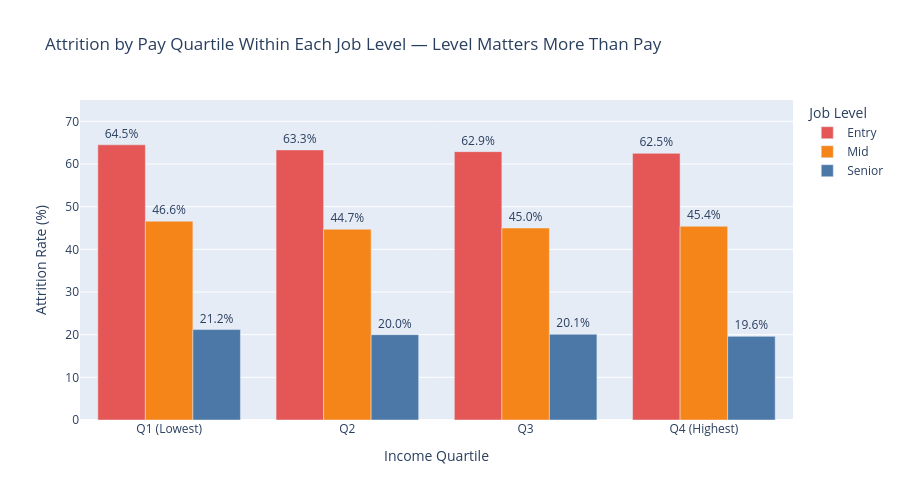

Notebook code for this chart:
### Markdown cell above
Question 4

### Code cell
results = []
for level in ["Entry", "Mid", "Senior"]:
    sub = df[df["job_level"] == level].copy()
    sub["income_quartile"] = pd.qcut(sub["monthly_income"], 4, labels=["Q1 (Lowest)", "Q2", "Q3", "Q4 (Highest)"])
    grp = sub.groupby("income_quartile")["attrition"].mean() * 100
    for q, rate in grp.items():
        results.append({"Job Level": level, "Income Quartile": q, "Attrition Rate (%)": round(rate, 1)})

pay_df = pd.DataFrame(results)

fig = px.bar(
    pay_df,
    x="Income Quartile",
    y="Attrition Rate (%)",
    color="Job Level",
    barmode="group",
    text="Attrition Rate (%)",
    title="Attrition by Pay Quartile Within Each Job Level — Level Matters More Than Pay",
    color_discrete_map={"Entry": "#E45756", "Mid": "#F58518", "Senior": "#4C78A8"},
    category_orders={"Income Quartile": ["Q1 (Lowest)", "Q2", "Q3", "Q4 (Highest)"],
                     "Job Level": ["Entry", "Mid", "Senior"]}
)
fig.update_traces(texttemplate="%{text:.1f}%", textposition="outside")
fig.update_layout(height=500, yaxis_range=[0, 75])
fig.show()

print("\nInsight: Job level is the dominant factor — Entry-level attrition (~63%) dwarfs Senior (~20%).")
print("Within each level, pay quartiles only shift attrition by 1-2pp.")
print("This means: paying more within the same band barely helps retention.")
print("The real 'pay fairness' issue is the gap between levels, not within them.")
print("\nAction: Don't raise salaries across the board — it won't move the needle.")
print("Instead, create faster promotion paths from Entry to Mid (where the 18pp drop happens).")
print("Review Entry-level pay bands only if they fall below market rate.")

### Figure 1 — Plotly figure (JSON) as saved in the notebook; plotly's stock layout.template omitted (floating-point values rounded to 4 significant figures)
{"data": [{"alignmentgroup": "True", "hovertemplate": "Job Level=Entry<br>Income Quartile=%{x}<br>Attrition Rate (%)=%{text}<extra></extra>", "legendgroup": "Entry", "marker": {"color": "#E45756", "pattern": {"shape": ""}}, "name": "Entry", "offsetgroup": "Entry", "orientation": "v", "showlegend": true, "text": [64.5, 63.3, 62.9, 62.5], "textposition": "outside", "texttemplate": "%{text:.1f}%", "type": "bar", "x": ["Q1 (Lowest)", "Q2", "Q3", "Q4 (Highest)"], "xaxis": "x", "y": [64.5, 63.3, 62.9, 62.5], "yaxis": "y"}, {"alignmentgroup": "True", "hovertemplate": "Job Level=Mid<br>Income Quartile=%{x}<br>Attrition Rate (%)=%{text}<extra></extra>", "legendgroup": "Mid", "marker": {"color": "#F58518", "pattern": {"shape": ""}}, "name": "Mid", "offsetgroup": "Mid", "orientation": "v", "showlegend": true, "text": [46.6, 44.7, 45.0, 45.4], "textposition": "outside", "texttemplate": "%{text:.1f}%", "type": "bar", "x": ["Q1 (Lowest)", "Q2", "Q3", "Q4 (Highest)"], "xaxis": "x", "y": [46.6, 44.7, 45.0, 45.4], "yaxis": "y"}, {"alignmentgroup": "True", "hovertemplate": "Job Level=Senior<br>Income Quartile=%{x}<br>Attrition Rate (%)=%{text}<extra></extra>", "legendgroup": "Senior", "marker": {"color": "#4C78A8", "pattern": {"shape": ""}}, "name": "Senior", "offsetgroup": "Senior", "orientation": "v", "showlegend": true, "text": [21.2, 20.0, 20.1, 19.6], "textposition": "outside", "texttemplate": "%{text:.1f}%", "type": "bar", "x": ["Q1 (Lowest)", "Q2", "Q3", "Q4 (Highest)"], "xaxis": "x", "y": [21.2, 20.0, 20.1, 19.6], "yaxis": "y"}], "layout": {"barmode": "group", "height": 500, "legend": {"title": {"text": "Job Level"}, "tracegroupgap": 0}, "title": {"text": "Attrition by Pay Quartile Within Each Job Level — Level Matters More Than Pay"}, "xaxis": {"anchor": "y", "categoryarray": ["Q1 (Lowest)", "Q2", "Q3", "Q4 (Highest)"], "categoryorder": "array", "domain": [0, 1], "title": {"text": "Income Quartile"}}, "yaxis": {"anchor": "x", "domain": [0, 1], "range": [0, 75], "title": {"text": "Attrition Rate (%)"}}}}
